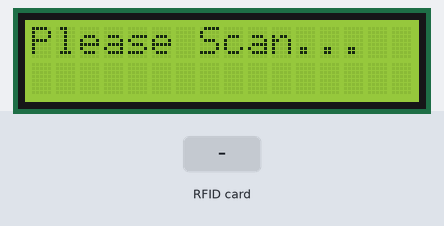
A sketch run on a simulated Arduino Uno, built with avr-gcc and run on an emulated ATmega328P. Shown: 16×2 character LCD. Inputs (shaded band) come from the test bench. What the sketch prints to the serial monitor is not drawn.

Above: at 1.3 s.
1.4 s: RFID card 5E 7A 19 C4 held to the reader
At 1.8 s:
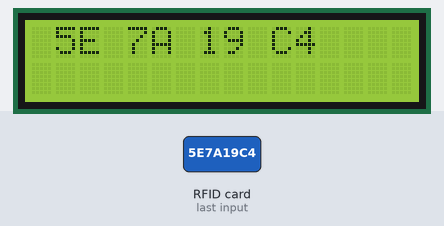
Timing chart, 0 to 4.4 s (numbered marks = the images above; inputs shaded):
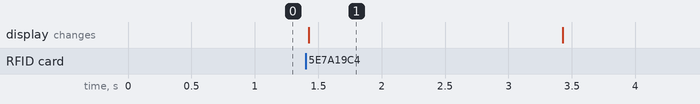

Measured:
- after the input at 1.4 s, the display: changes at once (image 1)
- what the display in image 1 shows lasts 2.0 s, from 1.4 s to 3.4 s

The sketch:

Display_Sensor_Honors.ino
```cpp
#include<LiquidCrystal.h>
#include<SPI.h>
#include<MFRC522.h>

LiquidCrystal lcd(9, 10, 5, 4, 3, 2);

#define RST_PIN 8
#define SS_PIN 7
MFRC522 myFRID(SS_PIN, RST_PIN);

void setup() {
  lcd.begin(16,2);
  lcd.setCursor(0, 0);
  lcd.print("Please Scan...");

  SPI.begin();
  myFRID.PCD_Init();

  Serial.begin(9600);
  Serial.println();
  Serial.println("Please scan your RFID card...");
  Serial.println();
}

void loop() {
  //PICC_IsNewCardPresent() = Look for new nearby card(s) and returns true if one is found
  //PICC_ReadCardSerial() = Select one of the cards if multiple cards are present
  if(!myFRID.PICC_IsNewCardPresent() || !myFRID.PICC_ReadCardSerial())
  {
    return;
  }

  Serial.print("USER ID tag :");
  String content = "";

  //If successfully scanned the card's ID is stored in myFRID.uid
  //myFRID.uid.size = how many bytes
  //myFRID.uid.uidByte[] = array holding numerical values of ID
  for(byte i = 0; i < myFRID.uid.size; i++)
  {
    Serial.print(myFRID.uid.uidByte[i] < 0x10 ? " 0" : " "); //If number < 16 ensurses leading 0 before printing byte
    Serial.print(myFRID.uid.uidByte[i], HEX); //Converts byte into hexidecimal

    content.concat(String(myFRID.uid.uidByte[i] < 0x10 ? " 0" : " "));
    content.concat(String(myFRID.uid.uidByte[i], HEX));
  }

  Serial.println();
  Serial.println();
  myFRID.PICC_DumpToSerial(&(myFRID.uid)); // Dumps all info available from card and displays it

  lcd.setCursor(0, 0);
  lcd.clear();

  content.toUpperCase();
  lcd.print(content);

  delay(2000);
  lcd.setCursor(0, 0);
  lcd.print("Please Scan...");

}
```
